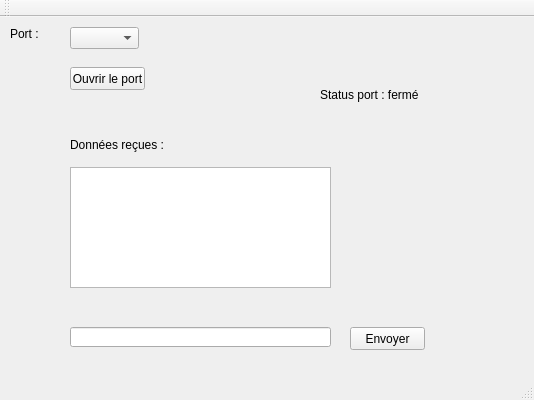
<?xml version="1.0" encoding="UTF-8"?>
<ui version="4.0">
 <class>TPProjet2Class</class>
 <widget class="QMainWindow" name="TPProjet2Class">
  <property name="geometry">
   <rect>
    <x>0</x>
    <y>0</y>
    <width>534</width>
    <height>400</height>
   </rect>
  </property>
  <property name="windowTitle">
   <string>TPProjet2</string>
  </property>
  <widget class="QWidget" name="centralWidget">
   <widget class="QLabel" name="status">
    <property name="geometry">
     <rect>
      <x>320</x>
      <y>70</y>
      <width>101</width>
      <height>16</height>
     </rect>
    </property>
    <property name="text">
     <string>Status port : fermé</string>
    </property>
   </widget>
   <widget class="QPushButton" name="ouvrirport">
    <property name="geometry">
     <rect>
      <x>70</x>
      <y>50</y>
      <width>75</width>
      <height>23</height>
     </rect>
    </property>
    <property name="text">
     <string>Ouvrir le port</string>
    </property>
   </widget>
   <widget class="QPushButton" name="pushButton">
    <property name="geometry">
     <rect>
      <x>350</x>
      <y>310</y>
      <width>75</width>
      <height>23</height>
     </rect>
    </property>
    <property name="text">
     <string>Envoyer</string>
    </property>
   </widget>
   <widget class="QLabel" name="donnee">
    <property name="geometry">
     <rect>
      <x>70</x>
      <y>120</y>
      <width>111</width>
      <height>16</height>
     </rect>
    </property>
    <property name="text">
     <string>Données reçues :</string>
    </property>
   </widget>
   <widget class="QComboBox" name="comboBox_port">
    <property name="geometry">
     <rect>
      <x>70</x>
      <y>10</y>
      <width>69</width>
      <height>22</height>
     </rect>
    </property>
   </widget>
   <widget class="QLabel" name="label">
    <property name="geometry">
     <rect>
      <x>10</x>
      <y>10</y>
      <width>47</width>
      <height>13</height>
     </rect>
    </property>
    <property name="text">
     <string>Port :</string>
    </property>
   </widget>
   <widget class="QLineEdit" name="lineEdit_message">
    <property name="geometry">
     <rect>
      <x>70</x>
      <y>310</y>
      <width>261</width>
      <height>20</height>
     </rect>
    </property>
   </widget>
   <widget class="QTextEdit" name="textEdit_reception">
    <property name="geometry">
     <rect>
      <x>70</x>
      <y>150</y>
      <width>261</width>
      <height>121</height>
     </rect>
    </property>
   </widget>
  </widget>
  <widget class="QMenuBar" name="menuBar">
   <property name="geometry">
    <rect>
     <x>0</x>
     <y>0</y>
     <width>534</width>
     <height>21</height>
    </rect>
   </property>
  </widget>
  <widget class="QToolBar" name="mainToolBar">
   <attribute name="toolBarArea">
    <enum>TopToolBarArea</enum>
   </attribute>
   <attribute name="toolBarBreak">
    <bool>false</bool>
   </attribute>
  </widget>
  <widget class="QStatusBar" name="statusBar"/>
 </widget>
 <layoutdefault spacing="6" margin="11"/>
 <resources>
  <include location="TPProjet2.qrc"/>
 </resources>
 <connections>
  <connection>
   <sender>ouvrirport</sender>
   <signal>clicked()</signal>
   <receiver>TPProjet2Class</receiver>
   <slot>onOpenPortButtonClicked()</slot>
   <hints>
    <hint type="sourcelabel">
     <x>107</x>
     <y>94</y>
    </hint>
    <hint type="destinationlabel">
     <x>266</x>
     <y>199</y>
    </hint>
   </hints>
  </connection>
 </connections>
 <slots>
  <slot>onOpenPortButtonClicked()</slot>
  <slot>onSerialPortReadyRead()</slot>
  <slot>onSendMessageButtonClicked()</slot>
 </slots>
</ui>
